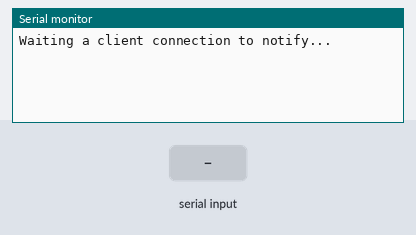
Bench run of a sketch on a simulated ESP32. On the bench: the last lines printed to the serial monitor. Inputs (shaded band) come from the test bench. Nothing arrives over Bluetooth unless stated; a phone connects over Bluetooth LE 3 s after start.

Above: at 1.2 s.
1.3 s: "90,45\n" received over the second serial link
At 4.0 s:
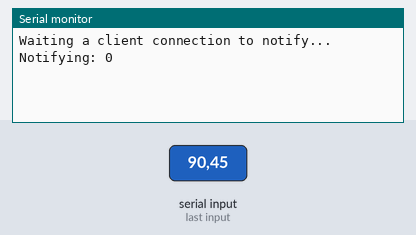
4.3 s: "30,150\n" received over the second serial link
At 6.2 s:
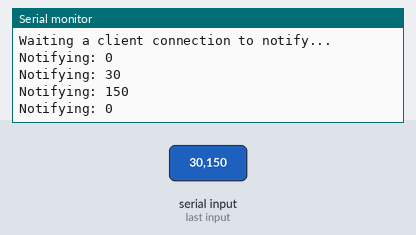
Timing chart, 0 to 7.7 s (numbered marks = the images above; inputs shaded):
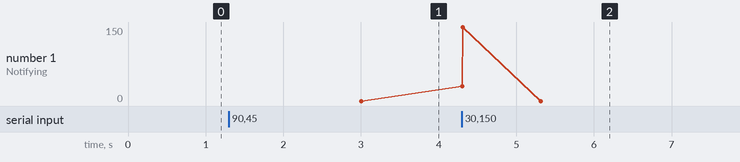

The sketch:

esp.ino
```cpp
/*  ESP32 BT Bridge
 *
 *   This program is designed to continuously monitor
 *   the status of the Muscle Fatigue Monitor on Serial1
 *   transmitting any values received over bluetooth
 *
 *   Adapted from BLE_notify by Neil Koban and Evandro Copercini
 *   https://github.com/nkolban/esp32-snippets/blob/master/cpp_utils/tests/BLE%20Tests/SampleNotify.cpp
 *
 *
 *   Author: Alex Spaulding
 *   Date: November 16, 2021
 *   Class: CPE621 - Advanced Embedded Systems
 *   Professor: Dr. Emil Jovanov
 *
 *   Serial Port: Serial1
 *
 */

// server and characteristic uuid
#define SERVICE_UUID          "6df57bea-58e0-11ec-bf63-0242ac130002"
#define CHARACTERISTIC_UUID   "6df57e1a-58e0-11ec-bf63-0242ac130002"


#include <BLEDevice.h>
#include <BLEServer.h>
#include <BLEUtils.h>
#include <BLE2902.h>

BLEServer* pServer = NULL;
BLECharacteristic* pCharacteristic = NULL;
bool deviceConnected = false;
bool oldDeviceConnected = false;
uint32_t value = 0;
bool data_changed = false;


class MyServerCallbacks: public BLEServerCallbacks {
    void onConnect(BLEServer* pServer) {
      deviceConnected = true;
    };

    void onDisconnect(BLEServer* pServer) {
      deviceConnected = false;
    }
};


void setup() {
  Serial.begin(115200);

  // Connection to MFM for
  Serial1.begin(115200);

  // Create the BLE Device
  BLEDevice::init("Spaulding-BLE");

  // Create the BLE Server
  pServer = BLEDevice::createServer();
  pServer->setCallbacks(new MyServerCallbacks());

  // Create the BLE Service
  BLEService *pService = pServer->createService(SERVICE_UUID);

  // Create a BLE Characteristic
  pCharacteristic = pService->createCharacteristic(
                      CHARACTERISTIC_UUID,
                      BLECharacteristic::PROPERTY_READ   |
                      BLECharacteristic::PROPERTY_WRITE  |
                      BLECharacteristic::PROPERTY_NOTIFY |
                      BLECharacteristic::PROPERTY_INDICATE
                    );

  // https://www.bluetooth.com/spec2ifications/gatt/viewer?attributeXmlFile=org.bluetooth.descriptor.gatt.client_characteristic_configuration.xml
  // Create a BLE Descriptor
  pCharacteristic->addDescriptor(new BLE2902());

  // Start the service
  pService->start();

  // Start advertising
  BLEAdvertising *pAdvertising = BLEDevice::getAdvertising();
  pAdvertising->addServiceUUID(SERVICE_UUID);
  pAdvertising->setScanResponse(false);
  pAdvertising->setMinPreferred(0x0);  // set value to 0x00 to not advertise this parameter
  BLEDevice::startAdvertising();
  Serial.println("\nWaiting a client connection to notify...");
}

void loop() {
    if(Serial1.available()>0)
    {
      value = Serial1.parseInt();
      data_changed = true;
    }

    // notify changed value
    if (deviceConnected && data_changed) {
        pCharacteristic->setValue(value);
        pCharacteristic->notify();
        delay(3); // bluetooth stack will go into congestion, if too many packets are sent, in 6 hours test i was able to go as low as 3ms
        Serial.print("Notifying: ");
        Serial.println(value);
        data_changed = false;
    }
    // disconnecting
    if (!deviceConnected && oldDeviceConnected) {
        delay(500); // give the bluetooth stack the chance to get things ready
        pServer->startAdvertising(); // restart advertising
        Serial.println("start advertising");
        oldDeviceConnected = deviceConnected;
    }
    // connecting
    if (deviceConnected && !oldDeviceConnected) {
        // do stuff here on connecting
        oldDeviceConnected = deviceConnected;
    }
}
```

Measured:
- after the input at 1.3 s, the serial monitor: prints a new line after 1.7 s (image 1)
- after the input at 4.3 s, the serial monitor: prints a new line at once (image 2)
